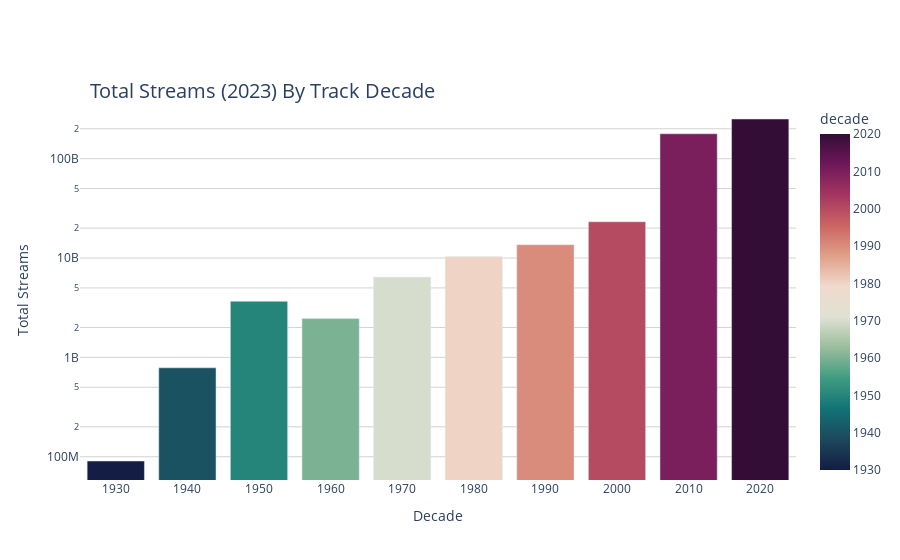

Write notebook code for a chart like this one.
### Code cell
fig = px.bar(streams_by_decade, 
             x='decade', 
             y='streams',
             title='Total Streams (2023) By Track Decade',
             color='decade',
             color_continuous_scale="curl",
             log_y=True
             )

fig.update_xaxes(type='category')

fig.update_layout(xaxis={'categoryorder': 'array', 'categoryarray': streams_by_decade['decade']},
                  xaxis_title = 'Decade',
                  yaxis_title = 'Total Streams',
                  title_x = 0.1, 
                  title_y = 0.85,
                  title_font = dict(size=20),
                  plot_bgcolor='white'
                 )

fig.update_yaxes(gridcolor='lightgray',showgrid=True)

fig

### Figure 1 — Plotly figure (JSON) as saved in the notebook; plotly's stock layout.template omitted (floating-point values rounded to 4 significant figures)
{"data": [{"alignmentgroup": "True", "hovertemplate": "decade=%{marker.color}<br>streams=%{y}<extra></extra>", "legendgroup": "", "marker": {"color": [1930, 1940, 1950, 1960, 1970, 1980, 1990, 2000, 2010, 2020], "coloraxis": "coloraxis", "pattern": {"shape": ""}}, "name": "", "offsetgroup": "", "orientation": "v", "showlegend": false, "textposition": "auto", "type": "bar", "x": [1930, 1940, 1950, 1960, 1970, 1980, 1990, 2000, 2010, 2020], "xaxis": "x", "y": [90598517, 785363360, 3672782497, 2456990992, 6429158947, 10333155317, 13615632438, 23175971930, 178176477582, 250722696962], "yaxis": "y"}], "layout": {"autosize": true, "barmode": "relative", "coloraxis": {"colorbar": {"title": {"text": "decade"}}, "colorscale": [[0, "rgb(20, 29, 67)"], [0.09091, "rgb(28, 72, 93)"], [0.1818, "rgb(18, 115, 117)"], [0.2727, "rgb(63, 156, 129)"], [0.3636, "rgb(153, 189, 156)"], [0.4545, "rgb(223, 225, 211)"], [0.5455, "rgb(241, 218, 206)"], [0.6364, "rgb(224, 160, 137)"], [0.7273, "rgb(203, 101, 99)"], [0.8182, "rgb(164, 54, 96)"], [0.9091, "rgb(111, 23, 91)"], [1, "rgb(51, 13, 53)"]]}, "legend": {"tracegroupgap": 0}, "plot_bgcolor": "white", "title": {"font": {"size": 20}, "text": "Total Streams (2023) By Track Decade", "x": 0.1, "y": 0.85}, "xaxis": {"anchor": "y", "autorange": true, "categoryarray": [1930, 1940, 1950, 1960, 1970, 1980, 1990, 2000, 2010, 2020], "categoryorder": "array", "domain": [0, 1], "range": [-0.5, 9.5], "title": {"text": "Decade"}, "type": "category"}, "yaxis": {"anchor": "x", "autorange": true, "domain": [0, 1], "gridcolor": "lightgray", "range": [7.766, 11.59], "showgrid": true, "title": {"text": "Total Streams"}, "type": "log"}}}
